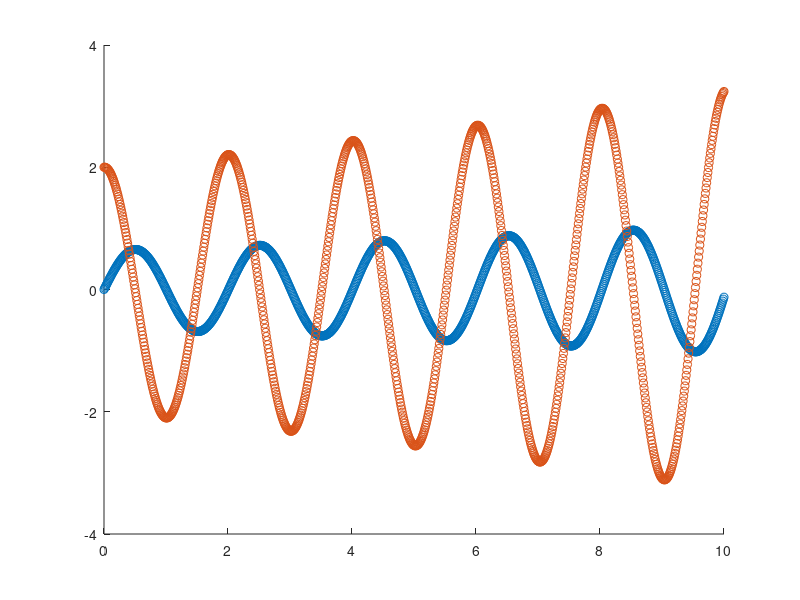

Write the MATLAB code that produced this figure.
# En este ejercicio, aproximamos el angulo en el cual se encuentra
# el pendulo, en cada momento. Como datos tenemos que y1 = 0, lo cual significa
# que el pendulo forma 0 grados con respecto a la vertical
# Y ademas nos dan y2 = 2, que representa la velocidad en ese punto.
# Claramente, si tenemos un pendulo la velocidad va a ser maxima cuando el
# angulo sea 0


function pendulo_sistema_euler
  g = 9.8; # Aceleracion de la gravedad
  l = 1;   # Longitud del pendulo
  
  ti = 0.0;  # Tiempo inicial
  tf = 10.0; # Tiempo final
  
  h = 0.01; # El paso es muy chico, de otro modo nos encontramos que
             # el metodo de euler presenta una divergencia
             
  x = ti : h : tf;
  
  # Con esta matriz, vamos a poder obtener la pendiente en cada punto
  # la matriz resulta de despejar la derivada primera y la segunda de las 
  # ecuaciones dadas originalmente
  A = [0, 1
       -g/l, 0];
       
  y0 = [0; 2]; # Condiciones iniciales

  
  # Dos arreglos, en los cuales almaceno los resultados de las aproximaciones
  y1 = [0];
  y2 = [2];
  
  # TODO - Usar martrices en lugar de dos vectores de escalares distintos
  y(1, 1) = 0;
  y(2, 1) = 2;
   
  # Metodo de Euler
  for i = 2: length(x)

    ym = [y1(i-1); y2(i-1)];
    slope = A * ym;
    y = ym + slope * h;
    
    y1(i) = y(1);
    y2(i) = y(2);
    

  endfor

  hold on

  figure(1);
  plot(x, y1, "o");
  plot(x, y2, "o");

  hold off


endfunction
